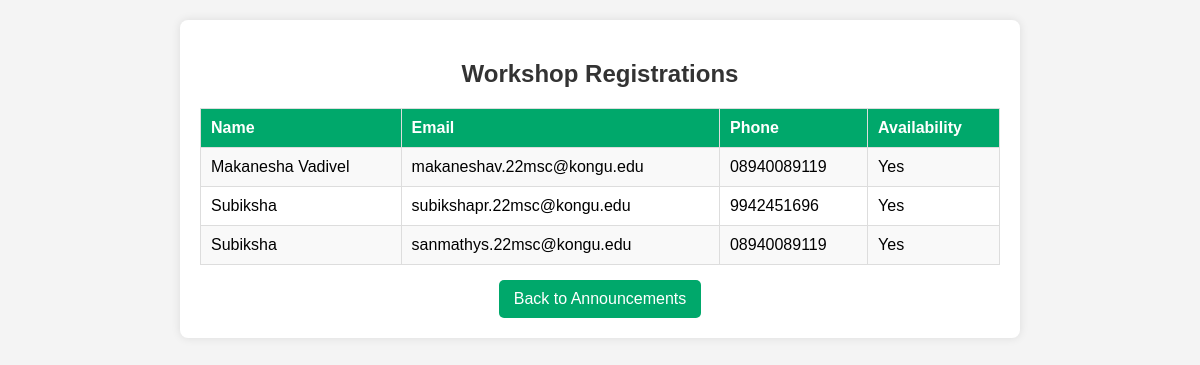
The app's page /view_registrations.php?id=4 with its own data.
### tables this page shows
CREATE TABLE `workshop_registrations` (
  `id` int(11) NOT NULL,
  `announcement_id` int(11) DEFAULT NULL,
  `name` varchar(255) DEFAULT NULL,
  `email` varchar(255) DEFAULT NULL,
  `phone` varchar(20) DEFAULT NULL,
  `availability` varchar(10) DEFAULT NULL,
  `registration_date` timestamp NOT NULL DEFAULT current_timestamp()
);

### view_registrations.php (the view, shortened to what this page needs)
<?php
include 'db_connect.php';
$announcement_id = intval($_GET['id']);
$result = $conn->query("SELECT * FROM workshop_registrations WHERE announcement_id = $announcement_id");
?>
<!DOCTYPE html>
<html lang="en">
<head>
</head>
<body>
<div class="container">
    <h2>Workshop Registrations</h2>
    <table>
        <tr>
            <th>Name</th>
            <th>Email</th>
            <th>Phone</th>
            <th>Availability</th>
        </tr>
        <?php while ($row = $result->fetch_assoc()): ?>
            <tr>
                <td><?= htmlspecialchars($row['name']) ?></td>
                <td><?= htmlspecialchars($row['email']) ?></td>
                <td><?= htmlspecialchars($row['phone']) ?></td>
                <td><?= htmlspecialchars($row['availability']) ?></td>
            </tr>
        <?php endwhile; ?>
    </table>
    <a href="admin_announcements.php" class="back-button">Back to Announcements</a>
</div>
</body>
</html>

### view_registrations.php (style rules this page uses)
body { font-family: Arial, sans-serif; margin: 0; padding: 20px; background: #f4f4f4; text-align: center; }
.container { max-width: 800px; margin: auto; background: white; padding: 20px; border-radius: 8px; box-shadow: 0px 0px 10px rgba(0, 0, 0, 0.1); }
h2 { color: #333; margin-bottom: 20px; }
table { width: 100%; border-collapse: collapse; margin-top: 10px; }
th, td { padding: 10px; border: 1px solid #ddd; text-align: left; }
th { background: #00a86b; color: white; }
tr:nth-child(even) { background: #f9f9f9; }
.back-button { display: inline-block; margin-top: 15px; padding: 10px 15px; background: #00a86b; color: white; text-decoration: none; border-radius: 5px; }

### records on screen
workshop_registrations: name "Makanesha Vadivel", email "makaneshav.22msc@kongu.edu", phone "08940089119", availability "Yes"
workshop_registrations: name "Subiksha", email "subikshapr.22msc@kongu.edu", phone "9942451696", availability "Yes"
workshop_registrations: name "Subiksha", email "sanmathys.22msc@kongu.edu", phone "08940089119", availability "Yes"
